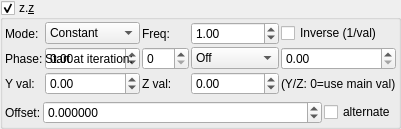
    <widget class="MyGroupBox" name="groupCheck_transf_function_enabledAz_false">
     <property name="title">
      <string>z.&amp;z</string>
     </property>
     <property name="checkable">
      <bool>true</bool>
     </property>
     <layout class="QVBoxLayout" name="verticalLayout_12">
      <property name="leftMargin">
       <number>2</number>
      </property>
      <property name="topMargin">
       <number>2</number>
      </property>
      <property name="rightMargin">
       <number>2</number>
      </property>
      <property name="bottomMargin">
       <number>2</number>
      </property>
      <item>
       <layout class="QGridLayout" name="gridLayout_84">
        <property name="spacing">
         <number>2</number>
        </property>
        <item row="2" column="3">
         <widget class="QLabel" name="label_54">
          <property name="text">
           <string>Stop at iteration:</string>
          </property>
         </widget>
        </item>
        <item row="2" column="4">
         <widget class="MySpinBox" name="spinboxInt_transf_stop_iterations_C">
          <property name="sizePolicy">
           <sizepolicy hsizetype="Preferred" vsizetype="Maximum">
            <horstretch>0</horstretch>
            <verstretch>0</verstretch>
           </sizepolicy>
          </property>
          <property name="maximum">
           <number>999</number>
          </property>
         </widget>
        </item>
      <item row="1" column="0">
       <widget class="QLabel"><property name="text"><string>Mode:</string></property></widget>
      </item>
      <item row="1" column="1">
       <widget class="MyComboBox" name="comboBox_transf_multiplier_value_mode_2">
        <item><property name="text"><string notr="true">Constant</string></property></item>
        <item><property name="text"><string notr="true">Sine</string></property></item>
        <item><property name="text"><string notr="true">Ramp</string></property></item>
        <item><property name="text"><string notr="true">Exponential</string></property></item>
        <item><property name="text"><string notr="true">Triangle</string></property></item>
        <item><property name="text"><string notr="true">Square</string></property></item>
        <item><property name="text"><string notr="true">Smoothstep</string></property></item>
        <item><property name="text"><string notr="true">Noise</string></property></item>
        <item><property name="text"><string notr="true">Ping-pong</string></property></item>
        <item><property name="text"><string notr="true">Stepped</string></property></item>
       </widget>
      </item>
      <item row="1" column="2">
       <widget class="QLabel"><property name="text"><string>Freq:</string></property></widget>
      </item>
      <item row="1" column="3">
       <widget class="MyDoubleSpinBox" name="spinbox_transf_multiplier_frequency_2">
        <property name="minimum"><double>0.01</double></property><property name="maximum"><double>100.0</double></property>
        <property name="singleStep"><double>0.1</double></property><property name="value"><double>1.0</double></property>
       </widget>
      </item>
      <item row="1" column="4" colspan="2">
       <widget class="MyCheckBox" name="checkBox_transf_multiplier_inverse_2">
        <property name="text"><string>Inverse (1/val)</string></property>
       </widget>
      </item>
      <item row="2" column="0">
       <widget class="QLabel"><property name="text"><string>Phase:</string></property></widget>
      </item>
      <item row="2" column="1">
       <widget class="MyDoubleSpinBox" name="spinbox_transf_multiplier_phase_2">
        <property name="minimum"><double>-10.0</double></property><property name="maximum"><double>10.0</double></property>
        <property name="singleStep"><double>0.1</double></property><property name="value"><double>0.0</double></property>
       </widget>
      </item>
      <item row="2" column="2">
       <widget class="QLabel"><property name="text"><string>|z| gate:</string></property></widget>
      </item>
      <item row="2" column="3">
       <widget class="MyComboBox" name="comboBox_transf_multiplier_threshold_mode_2">
        <item><property name="text"><string notr="true">Off</string></property></item>
        <item><property name="text"><string notr="true">&gt; thresh</string></property></item>
        <item><property name="text"><string notr="true">&lt; thresh</string></property></item>
       </widget>
      </item>
      <item row="2" column="4" colspan="2">
       <widget class="MyDoubleSpinBox" name="spinbox_transf_multiplier_threshold_2">
        <property name="minimum"><double>0.0</double></property><property name="maximum"><double>1000.0</double></property>
        <property name="singleStep"><double>0.1</double></property><property name="value"><double>0.0</double></property>
       </widget>
      </item>
      <item row="3" column="0">
       <widget class="QLabel"><property name="text"><string>Y val:</string></property></widget>
      </item>
      <item row="3" column="1">
       <widget class="MyDoubleSpinBox" name="spinbox_transf_multiplier_scale_y_2">
        <property name="minimum"><double>-100.0</double></property><property name="maximum"><double>100.0</double></property>
        <property name="singleStep"><double>0.01</double></property><property name="value"><double>0.0</double></property>
       </widget>
      </item>
      <item row="3" column="2">
       <widget class="QLabel"><property name="text"><string>Z val:</string></property></widget>
      </item>
      <item row="3" column="3">
       <widget class="MyDoubleSpinBox" name="spinbox_transf_multiplier_scale_z_2">
        <property name="minimum"><double>-100.0</double></property><property name="maximum"><double>100.0</double></property>
        <property name="singleStep"><double>0.01</double></property><property name="value"><double>0.0</double></property>
       </widget>
      </item>
      <item row="3" column="4" colspan="2">
       <widget class="QLabel"><property name="text"><string notr="true">(Y/Z: 0=use main val)</string></property></widget>
      </item>
        <item row="2" column="2">
         <widget class="MySpinBox" name="spinboxInt_transf_start_iterations_C">
          <property name="sizePolicy">
           <sizepolicy hsizetype="Minimum" vsizetype="Maximum">
            <horstretch>0</horstretch>
            <verstretch>0</verstretch>
           </sizepolicy>
          </property>
          <property name="minimum">
           <number>0</number>
          </property>
          <property name="maximum">
           <number>999</number>
          </property>
          <property name="value">
           <number>0</number>
          </property>
         </widget>
        </item>
        <item row="2" column="1">
         <widget class="QLabel" name="label_74">
          <property name="text">
           <string>Start at iteration:</string>
          </property>
         </widget>
        </item>
       </layout>
      </item>
      <item>
       <layout class="QGridLayout" name="gridLayout_67" columnstretch="0,0,0,1,0">
        <property name="spacing">
         <number>2</number>
        </property>
        <item row="1" column="0" colspan="2">
         <widget class="QLabel" name="label_263">
          <property name="text">
           <string>Offset:</string>
          </property>
         </widget>
        </item>
        <item row="1" column="3">
         <widget class="MyDoubleSpinBox" name="spinbox3_transf_addition_constant_z">
          <property name="sizePolicy">
           <sizepolicy hsizetype="Minimum" vsizetype="Maximum">
            <horstretch>0</horstretch>
            <verstretch>0</verstretch>
           </sizepolicy>
          </property>
          <property name="prefix">
           <string/>
          </property>
          <property name="suffix">
           <string/>
          </property>
          <property name="decimals">
           <number>6</number>
          </property>
          <property name="minimum">
           <double>-99.989999999999995</double>
          </property>
          <property name="maximum">
           <double>99.989999999999995</double>
          </property>
          <property name="singleStep">
           <double>0.100000000000000</double>
          </property>
         </widget>
        </item>
        <item row="1" column="4">
         <widget class="MyCheckBox" name="checkBox_transf_function_enabledBz_false">
          <property name="text">
           <string notr="true">alternate</string>
          </property>
         </widget>
        </item>
       </layout>
      </item>
     </layout>
    </widget>
